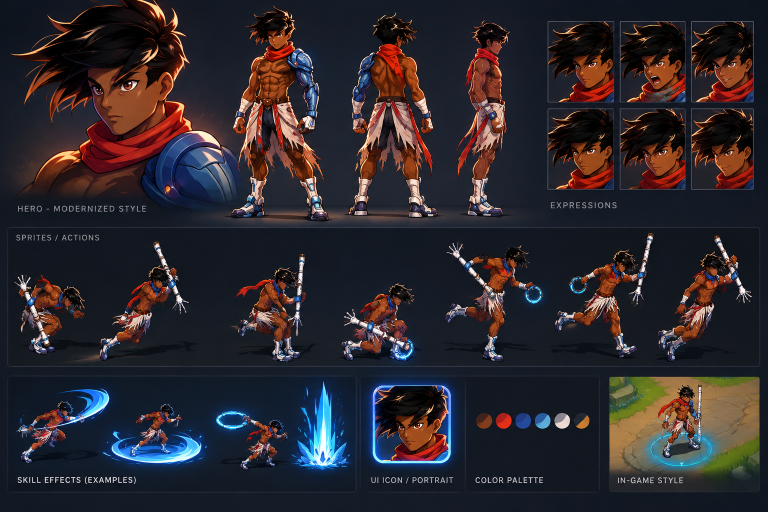
#> input picture New/tools/art/ref/user/hero_sheet.png, 1536 x 1024 px (shown at 1/2 size); its folder holds 2 pictures in this run
$ python pack_frames.py ../../../New/tools/art/ref/user ../../../New/tools/art/ref/user/hero_sheet.png
#> lines starting #> are read from the running program, lines starting #| are printed output that depends on the picture; after the words box and inside, x2 and y2 are one past the last pixel; in counts of white or black regions, pixels touching at a corner belong together
#> further down, im is the input picture: PIL image 1536x1024 RGB; mean R, G, B 45.4, 40.4, 45.8
#!/usr/bin/env python3
"""Packs the painted death frames (tools/toon_paint.py) into game sprites.

Each frame is reduced to the 1024 render scale (premultiplied, so edges stay clean), all are cropped to
one shared box (their union, so the animation stays registered), then written to OUT:

    frames/die_00.png ... die_19.png   transparent, same size, registered
    die_sheet.png / die_sheet_half.png the frames in a 5x4 grid, full and half size (half = the game's atlas scale)
    die_sheet.json                     frame size, grid, fps, pivot (the ground under his hips), source frames
    die_preview.gif                    the animation at 12 fps on the game's sky, the last frame held
    compare.png                        the video frame above, the sprite below

    python3 pack_frames.py PAINT_DIR OUT_DIR
"""
import json
import os
import sys

import numpy as np
from PIL import Image, ImageDraw

SRC, OUT = sys.argv[1], sys.argv[2]
HERE = os.path.dirname(os.path.abspath(__file__))
CLEAN = os.path.join(HERE, "..", "work", "clean")  # the video's frames, overlays removed
FPS = 12.0
COLS, ROWS = 5, 4
GROUND_Y, ORIGIN_X = 858.5, 501.0  # at 1024: the ground line and the hero's origin (the video's 3D cursor)
MARGIN = 6
SKY = (120, 160, 200, 255)


def premultiplied_resize(img, size):
#> called with size = (1024, 1024)
    a = np.asarray(img.convert("RGBA"), np.float32) / 255.0
    al = a[..., 3]
#> al: shape (1024, 1536) float32; every value is 1
    ch = [Image.fromarray(a[..., i] * al) for i in range(3)] + [Image.fromarray(al)]
#> ch = 4 items
    small = np.stack([np.asarray(c.resize(size, Image.LANCZOS)) for c in ch], -1)
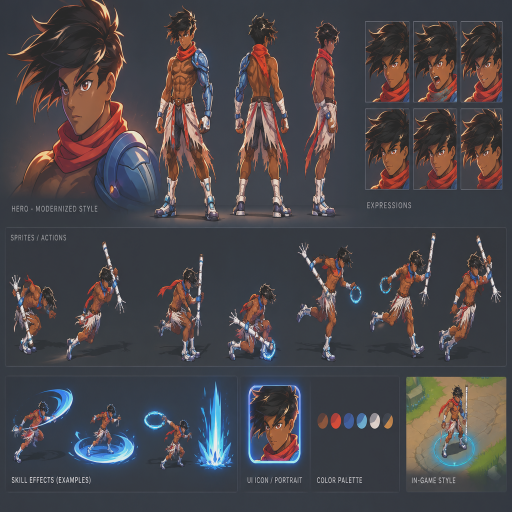
#> small: shape (1024, 1024, 4) float32 (shown at 1/2 size); mean of channels 0, 1, 2, 3 0.178, 0.158, 0.18, 1; transparent parts drawn white
    al2 = np.clip(small[..., 3], 0, 1)
#> al2: shape (1024, 1024) float32; every value is 1
    rgb = np.where(al2[..., None] > 1e-4, small[..., :3] / np.maximum(al2[..., None], 1e-4), 0)
    return Image.fromarray((np.dstack([rgb, al2]) * 255).round().clip(0, 255).astype(np.uint8), "RGBA")
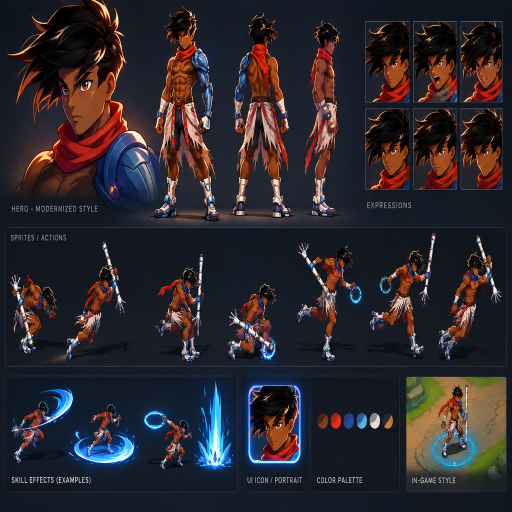
#> returned value: PIL image 1024x1024 RGBA (shown at 1/2 size); mean R, G, B, A 45.4, 40.4, 45.8, 255


names = sorted(f for f in os.listdir(SRC) if f.endswith(".png"))
ims = []
for n in names:
    im = Image.open(os.path.join(SRC, n))
    if im.width != 1024:
        im = premultiplied_resize(im, (1024, 1024))
    ims.append(im)
al = np.stack([np.asarray(i)[..., 3] > 0 for i in ims]).any(0)
#> al: shape (1024, 1024) bool; every value is 1
ys, xs = np.nonzero(al)
box = (int(xs.min()) - MARGIN, int(ys.min()) - MARGIN, int(xs.max()) + 1 + MARGIN, int(ys.max()) + 1 + MARGIN)
#> box = (-6, -6, 1030, 1030)
fw, fh = box[2] - box[0], box[3] - box[1]
#> fw = 1036; fh = 1036
os.makedirs(os.path.join(OUT, "frames"), exist_ok=True)
frames = [i.crop(box) for i in ims]
#> frames = 1 item
for k, f in enumerate(frames):
    f.save(os.path.join(OUT, "frames", f"die_{k:02d}.png"))
#> this loop made 1 pass
#> pass 1, `f.save(os.path.join(OUT, "frames", f"die_{k:02d}.png"))`:
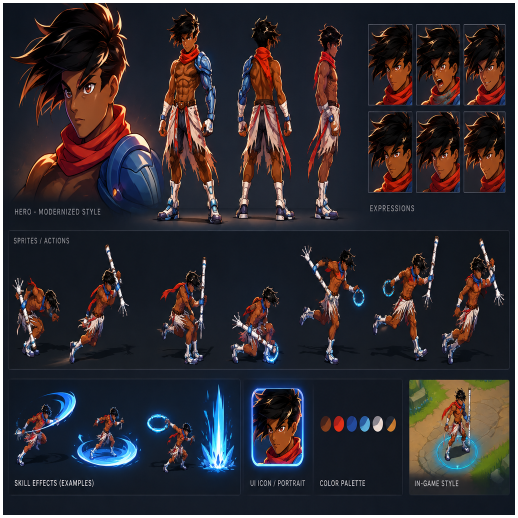
#> saved as die_00.png: PIL image 1036x1036 RGBA (shown at 1/2 size); mean R, G, B, A 44.3, 39.4, 44.8, 249.1; transparent parts drawn white

sheet = Image.new("RGBA", (COLS * fw, ROWS * fh), (0, 0, 0, 0))
#> sheet: PIL image 5180x4144 RGBA; every value is 0
for k, f in enumerate(frames):
    sheet.alpha_composite(f, ((k % COLS) * fw, (k // COLS) * fh))
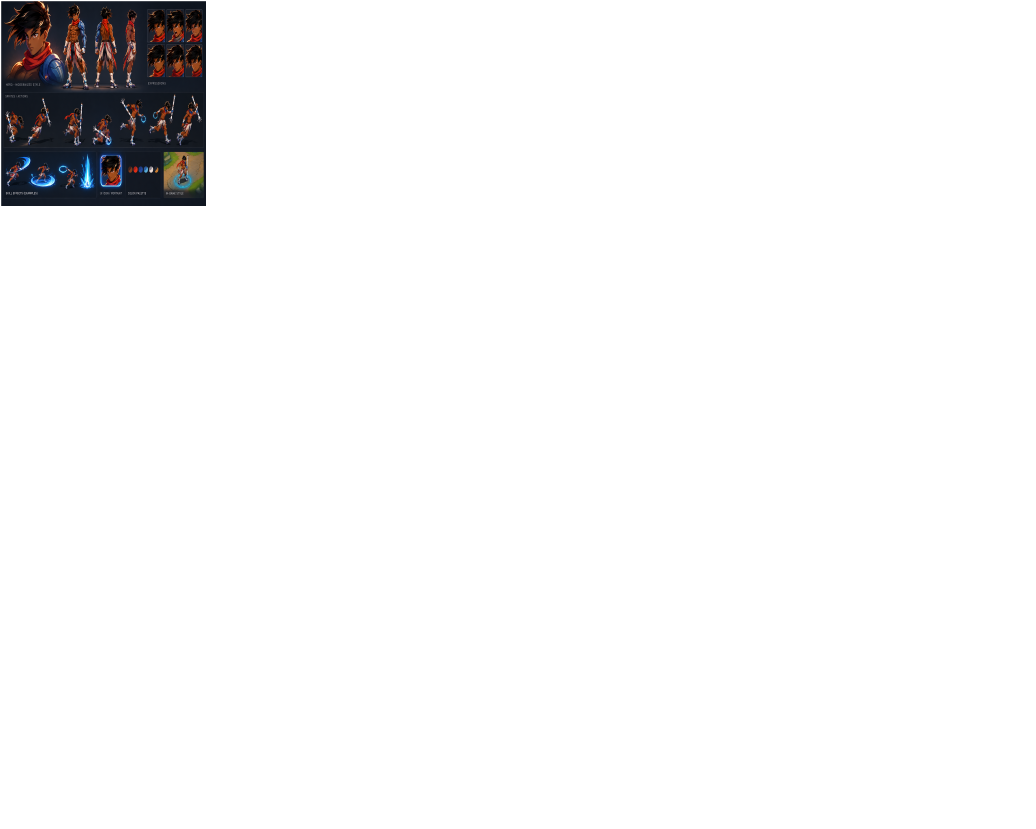
#> sheet: PIL image 5180x4144 RGBA (shown at 1/5 size); mean R, G, B, A 2.2, 2, 2.2, 12.5; transparent parts drawn white
sheet.save(os.path.join(OUT, "die_sheet.png"))
hw, hh = fw // 2, fh // 2
#> hw = 518; hh = 518
half = Image.new("RGBA", (COLS * hw, ROWS * hh), (0, 0, 0, 0))
#> half: PIL image 2590x2072 RGBA; every value is 0
for k, f in enumerate(frames):
    half.alpha_composite(premultiplied_resize(f, (hw, hh)), ((k % COLS) * hw, (k // COLS) * hh))
#> this loop made 1 pass
#> pass 1, in premultiplied_resize (call 2), `al = a[..., 3]`:
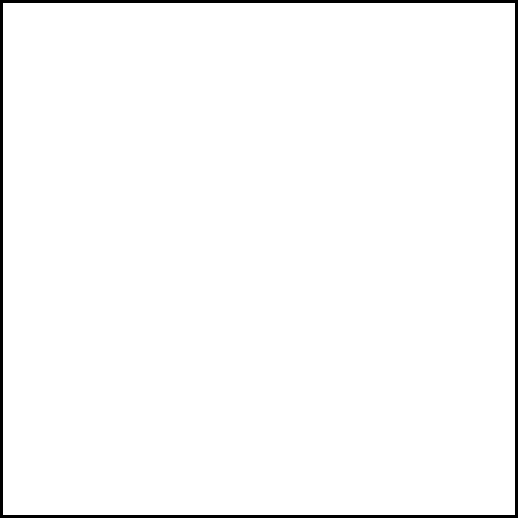
#> al: shape (1036, 1036) float32 (shown at 1/2 size); values 0 (black) and 1 (white), 97.7% white; 1 black region, box (x1, y1, x2, y2) and area: (0, 0, 1036, 1036) 24720
#> pass 1, in premultiplied_resize (call 2), `small = np.stack([np.asarray(c.resize(size, Image.LANCZOS)) for c in c..`:
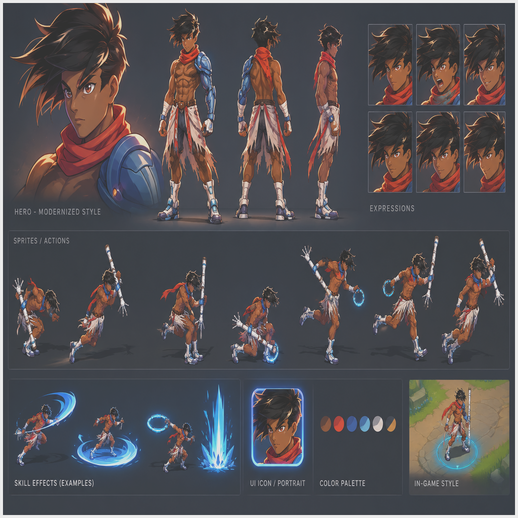
#> small: shape (518, 518, 4) float32; mean of channels 0, 1, 2, 3 0.174, 0.155, 0.176, 0.977; transparent parts drawn white
#> pass 1, in premultiplied_resize (call 2), `al2 = np.clip(small[..., 3], 0, 1)`:
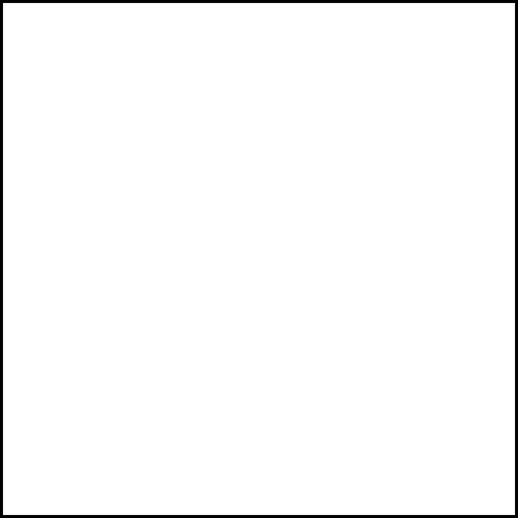
#> al2: shape (518, 518) float32; min 0, max 1, mean 0.977
half.save(os.path.join(OUT, "die_sheet_half.png"))
pivot = [round(ORIGIN_X - box[0], 1), round(GROUND_Y - box[1], 1)]
#> pivot = [507, 864.5]
json.dump({
    "animation": "die", "frame_size": [fw, fh], "half_frame_size": [hw, hh], "columns": COLS, "rows": ROWS,
    "count": len(frames), "fps": FPS, "loop": False, "hold_last": True,
    "pivot": pivot, "half_pivot": [round(pivot[0] / 2, 1), round(pivot[1] / 2, 1)],
    "pivot_note": "pixels from each frame's top-left: the ground under his hips",
#> (the run stopped early here; a loop or call above may not have finished)
